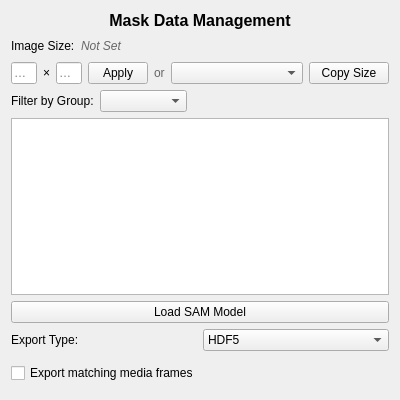
<?xml version="1.0" encoding="UTF-8"?>
<ui version="4.0">
 <class>Mask_Widget</class>
 <widget class="QWidget" name="Mask_Widget">
  <property name="geometry">
   <rect>
    <x>0</x>
    <y>0</y>
    <width>400</width>
    <height>400</height>
   </rect>
  </property>
  <property name="windowTitle">
   <string>Form</string>
  </property>
  <layout class="QVBoxLayout" name="mainVerticalLayout">
   <item>
    <widget class="QLabel" name="label_main_title">
     <property name="font">
      <font>
       <pointsize>12</pointsize>
       <bold>true</bold>
      </font>
     </property>
     <property name="text">
      <string>Mask Data Management</string>
     </property>
     <property name="alignment">
      <set>Qt::AlignmentFlag::AlignCenter</set>
     </property>
    </widget>
   </item>
   <item>
    <layout class="QVBoxLayout" name="imageSizeMainLayout">
     <item>
      <layout class="QHBoxLayout" name="imageSizeLayout">
       <item>
        <widget class="QLabel" name="label_image_size">
         <property name="text">
          <string>Image Size:</string>
         </property>
        </widget>
       </item>
       <item>
        <widget class="QLabel" name="image_size_status_label">
         <property name="text">
          <string>Not Set</string>
         </property>
         <property name="styleSheet">
          <string>color: #666666; font-style: italic;</string>
         </property>
        </widget>
       </item>
       <item>
        <spacer name="horizontalSpacer_imageSize">
         <property name="orientation">
          <enum>Qt::Orientation::Horizontal</enum>
         </property>
         <property name="sizeHint" stdset="0">
          <size>
           <width>40</width>
           <height>20</height>
          </size>
         </property>
        </spacer>
       </item>
      </layout>
     </item>
     <item>
      <layout class="QHBoxLayout" name="imageSizeControlsLayout">
       <item>
        <widget class="QLineEdit" name="image_width_edit">
         <property name="placeholderText">
          <string>Width</string>
         </property>
         <property name="maximumSize">
          <size>
           <width>80</width>
           <height>16777215</height>
          </size>
         </property>
        </widget>
       </item>
       <item>
        <widget class="QLabel" name="label_x_separator">
         <property name="text">
          <string>×</string>
         </property>
        </widget>
       </item>
       <item>
        <widget class="QLineEdit" name="image_height_edit">
         <property name="placeholderText">
          <string>Height</string>
         </property>
         <property name="maximumSize">
          <size>
           <width>80</width>
           <height>16777215</height>
          </size>
         </property>
        </widget>
       </item>
       <item>
        <widget class="QPushButton" name="apply_image_size_button">
         <property name="text">
          <string>Apply</string>
         </property>
         <property name="maximumSize">
          <size>
           <width>60</width>
           <height>16777215</height>
          </size>
         </property>
        </widget>
       </item>
       <item>
        <widget class="QLabel" name="label_or">
         <property name="text">
          <string>or</string>
         </property>
         <property name="styleSheet">
          <string>color: #666666;</string>
         </property>
        </widget>
       </item>
       <item>
        <widget class="QComboBox" name="copy_from_media_combo">
         <property name="placeholderText">
          <string>Copy from media...</string>
         </property>
         <property name="maximumSize">
          <size>
           <width>150</width>
           <height>16777215</height>
          </size>
         </property>
        </widget>
       </item>
       <item>
        <widget class="QPushButton" name="copy_image_size_button">
         <property name="text">
          <string>Copy Size</string>
         </property>
         <property name="maximumSize">
          <size>
           <width>80</width>
           <height>16777215</height>
          </size>
         </property>
        </widget>
       </item>
      </layout>
     </item>
    </layout>
   </item>
   <item>
    <layout class="QHBoxLayout" name="groupFilterLayout">
     <item>
      <widget class="QLabel" name="groupFilterLabel">
       <property name="text">
        <string>Filter by Group:</string>
       </property>
      </widget>
     </item>
     <item>
      <widget class="QComboBox" name="groupFilterCombo">
       <property name="placeholderText">
        <string>All Groups</string>
       </property>
      </widget>
     </item>
     <item>
      <spacer name="horizontalSpacer_groupFilter">
       <property name="orientation">
        <enum>Qt::Orientation::Horizontal</enum>
       </property>
       <property name="sizeHint" stdset="0">
        <size>
         <width>40</width>
         <height>20</height>
        </size>
       </property>
      </spacer>
     </item>
    </layout>
   </item>
   <item>
    <widget class="QTableView" name="tableView"/>
   </item>
   <item>
    <widget class="QPushButton" name="load_sam_button">
     <property name="text">
      <string>Load SAM Model</string>
     </property>
    </widget>
   </item>
   <item>
    <widget class="Section" name="export_section" native="true">
     <property name="sizePolicy">
      <sizepolicy hsizetype="Expanding" vsizetype="Preferred">
       <horstretch>0</horstretch>
       <verstretch>0</verstretch>
      </sizepolicy>
     </property>
     <layout class="QVBoxLayout" name="exportSectionLayout">
      <property name="leftMargin">
       <number>0</number>
      </property>
      <property name="topMargin">
       <number>0</number>
      </property>
      <property name="rightMargin">
       <number>0</number>
      </property>
      <property name="bottomMargin">
       <number>0</number>
      </property>
      <item>
       <layout class="QHBoxLayout" name="exportTypeLayout">
        <item>
         <widget class="QLabel" name="label_export_type">
          <property name="text">
           <string>Export Type:</string>
          </property>
         </widget>
        </item>
        <item>
         <widget class="QComboBox" name="export_type_combo">
          <item>
           <property name="text">
            <string>HDF5</string>
           </property>
          </item>
          <item>
           <property name="text">
            <string>Image</string>
           </property>
          </item>
         </widget>
        </item>
       </layout>
      </item>
      <item>
       <widget class="QStackedWidget" name="stacked_saver_options">
        <property name="currentIndex">
         <number>0</number>
        </property>
        <widget class="HDF5MaskSaver_Widget" name="hdf5_mask_saver_widget"/>
        <widget class="ImageMaskSaver_Widget" name="image_mask_saver_widget"/>
       </widget>
      </item>
      <item>
       <widget class="QCheckBox" name="export_media_frames_checkbox">
        <property name="text">
         <string>Export matching media frames</string>
        </property>
        <property name="checked">
         <bool>false</bool>
        </property>
       </widget>
      </item>
      <item>
       <widget class="MediaExport_Widget" name="media_export_options_widget" native="true"/>
      </item>
     </layout>
    </widget>
   </item>
   <item>
    <spacer name="verticalSpacer">
     <property name="orientation">
      <enum>Qt::Orientation::Vertical</enum>
     </property>
     <property name="sizeType">
      <enum>QSizePolicy::Policy::Expanding</enum>
     </property>
     <property name="sizeHint" stdset="0">
      <size>
       <width>20</width>
       <height>10</height>
      </size>
     </property>
    </spacer>
   </item>
  </layout>
 </widget>
 <customwidgets>
  <customwidget>
   <class>HDF5MaskSaver_Widget</class>
   <extends>QWidget</extends>
   <header>DataExport_Widget/Masks/HDF5/HDF5MaskSaver_Widget.hpp</header>
   <container>1</container>
  </customwidget>
  <customwidget>
   <class>ImageMaskSaver_Widget</class>
   <extends>QWidget</extends>
   <header>DataExport_Widget/Masks/Image/ImageMaskSaver_Widget.hpp</header>
   <container>1</container>
  </customwidget>
  <customwidget>
   <class>MediaExport_Widget</class>
   <extends>QWidget</extends>
           <header>MediaExport/MediaExport_Widget.hpp</header>
   <container>1</container>
  </customwidget>
  <customwidget>
   <class>Section</class>
   <extends>QWidget</extends>
   <header>Collapsible_Widget/Section.hpp</header>
   <container>1</container>
  </customwidget>
 </customwidgets>
 <resources/>
 <connections/>
</ui>
